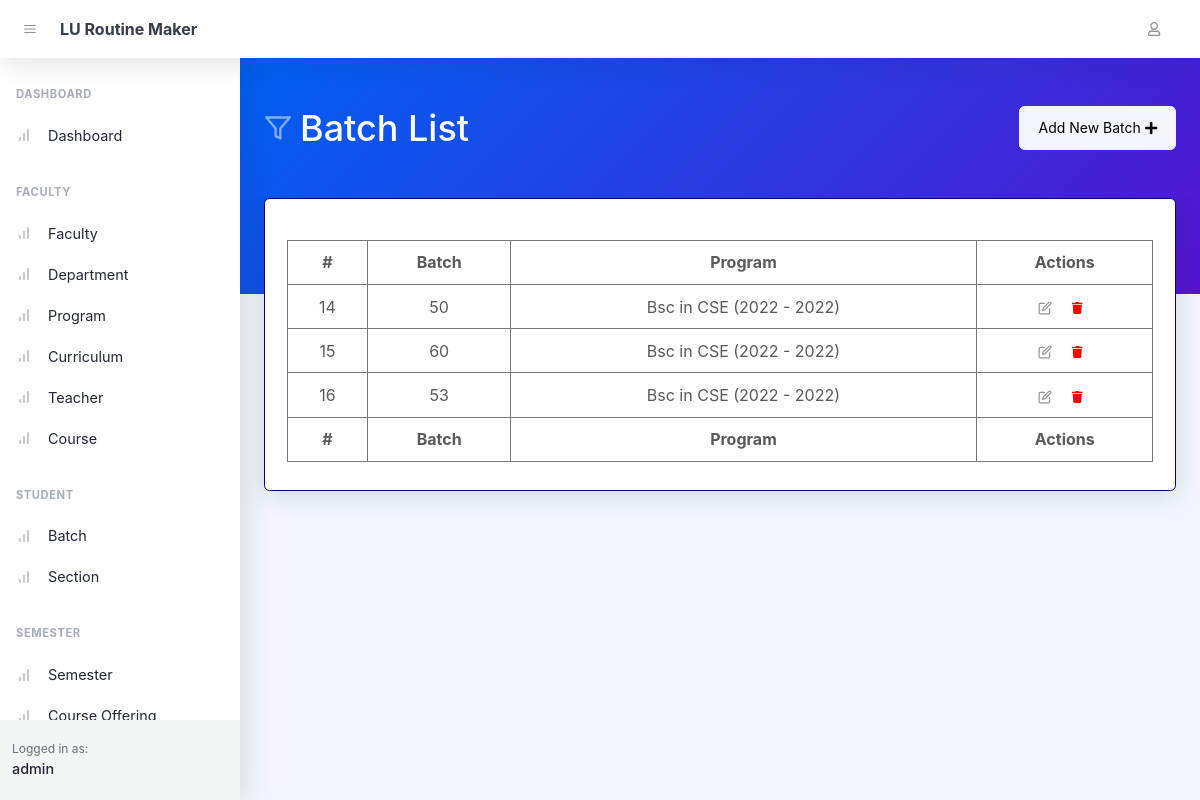
Before: /batches/ (signed in) with the older database file.
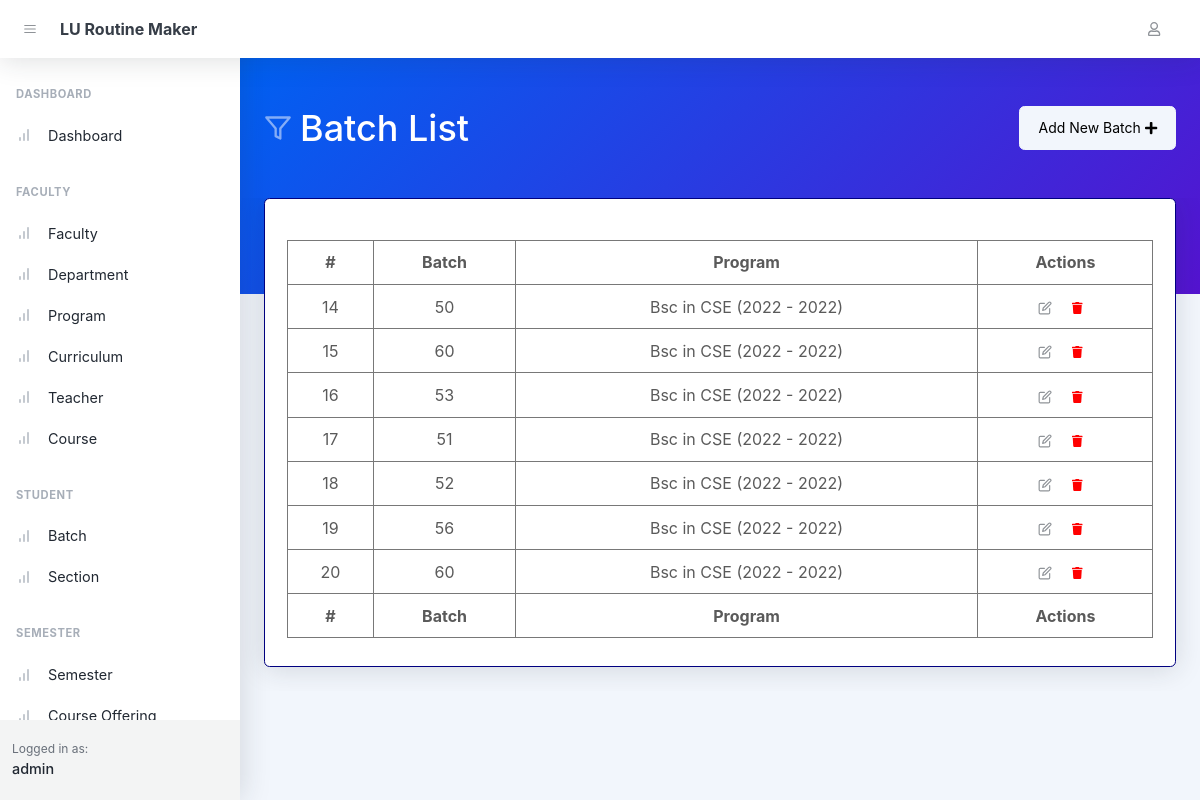
After: the same page with the newer database file.
### student/models.py (models this page shows, shortened)
class Batch(AbstractTimestampModel):
    batch = models.IntegerField(verbose_name=_("Batch"))
    curriculum = models.ForeignKey(
        verbose_name=_("Curriculum"),
        to="faculty.Curriculum",
        related_name="batches",
        on_delete=models.DO_NOTHING
    )
    class Meta:
        verbose_name = _('Batch')
        verbose_name_plural = _('Batches')

### faculty/models.py (models this page shows, shortened)
class Curriculum(AbstractTimestampModel):
    program = models.ForeignKey(
        verbose_name=_('Program'),
        to='faculty.Program',
        related_name='curriculums',
        on_delete=models.CASCADE,
    )
    total_credit = models.FloatField(verbose_name=_('Total Credit'))
    start_effect_date = models.DateField(verbose_name=_('Start Effect Date'))
    end_effect_date = models.DateField(verbose_name=_(
        'End Effect Date'), null=True, blank=True)
    active = models.BooleanField(verbose_name=_('Active'))

class Program(AbstractTimestampModel):
    program_id = models.CharField(verbose_name=_(
        'Short Code'), max_length=32, unique=True)
    title = models.CharField(verbose_name=_('Program'), max_length=255)
    department = models.ForeignKey(
        verbose_name=_('Department'),
        to='faculty.Department',
        related_name='programs',
        on_delete=models.CASCADE,
        null=True
    )
    class Meta:
        verbose_name = _('Program')
        verbose_name_plural = _('Programs')

class Department(AbstractTimestampModel):
    department_id = models.CharField(verbose_name=_(
        'Short Code'), max_length=32, unique=True)
    title = models.CharField(verbose_name=_(
        'Title'), max_length=255, unique=True)
    faculty = models.ForeignKey(
        verbose_name=_('Faculty'),
        to='faculty.Faculty',
        related_name='departments',
        on_delete=models.CASCADE,
        null=True
    )
    class Meta:
        verbose_name = _('Department')
        verbose_name_plural = _('Departments')

### student/views.py (the view)
# urls.py: path('batches/', views.BatchListView.as_view(), name='batch_list'),
@method_decorator(login_required, name='dispatch')
class BatchListView(ListView):
    model = Batch
    template_name = 'batch_list.html'
    context_object_name = 'batches'
    def get_context_data(self, **kwargs):
        context = super().get_context_data(**kwargs)
        context['user'] = self.request.user
        return context

### student/templates/batch_list.html (shortened to what this page needs)
{% extends 'base.html' %}
{% block body_header %}
    <header class="page-header page-header-dark bg-gradient-primary-to-secondary pb-10">
        <div class="container-xl px-4">
            <div class="page-header-content pt-4">
                <div class="d-flex justify-content-between">
                    <div class="col-auto mt-4">
                        <h1 class="page-header-title">
                            <div class="page-header-icon"><i data-feather="filter"></i></div>
                            Batch List
                        </h1>
                    </div>
                    <div class="mt-4">
                        <a href="{% url 'student:batch_create' %}" class="btn btn-light">Add New Batch&nbsp;<i
                                class="fas fa-plus"></i> </a>
                    </div>
                </div>
            </div>
        </div>
    </header>
{% endblock body_header %}
{% block body %}
    <div class="container-xl px-4 mt-n10">
        <div class="card mb-4">
            <div class="card-body">
                <table id="datatablesSimple">
                    <thead>
                    <tr>
                        <th>#</th>
                        <th>Batch</th>
                        <th>Program</th>
                        <th>Actions</th>
                    </tr>
                    </thead>
                    <tfoot>
                    <tr>
                        <th>#</th>
                        <th>Batch</th>
                        <th>Program</th>
                        <th>Actions</th>
                    </tr>
                    </tfoot>
                    <tbody>
                    {% for batch in batches %}
                        <tr>
                            <td>{{ batch.id }}</td>
                            <td>{{ batch.batch }}</td>
                            <td>{{ batch.curriculum.program.program_id }}
                                in {{ batch.curriculum.program.department.department_id }}
                                ({{ batch.curriculum.start_effect_date|date:"Y" }}
                                - {{ batch.curriculum.end_effect_date|date:"Y" }})
                            </td>
                            <td class="text-center">
                                <a href="{% url 'student:batch_update' %}?id={{ batch.id }}"
                                   class="btn btn-datatable btn-icon btn-transparent-dark me-2"><i
                                        data-feather="edit"></i></a>
                                        <a href="{% url 'student:batch_delete' batch.id %}"
                                        class="btn btn-datatable btn-icon btn-transparent-dark me-2">
                                        <i class="fa fa-trash delete" aria-hidden="true"></i>
                                     </a>
                            </td>
                        </tr>
                    {% endfor %}
                    </tbody>
                </table>
            </div>
        </div>
    </div>
{% endblock %}

Changed rows visible on the page:
added Batch: id "17", batch "51", curriculum.program.program_id "Bsc", curriculum.program.department.department_id "CSE", curriculum.start_effect_date "2022", curriculum.end_effect_date "2022"
added Batch: id "18", batch "52", curriculum.program.program_id "Bsc", curriculum.program.department.department_id "CSE", curriculum.start_effect_date "2022", curriculum.end_effect_date "2022"
added Batch: id "19", batch "56", curriculum.program.program_id "Bsc", curriculum.program.department.department_id "CSE", curriculum.start_effect_date "2022", curriculum.end_effect_date "2022"
added Batch: id "20", batch "60", curriculum.program.program_id "Bsc", curriculum.program.department.department_id "CSE", curriculum.start_effect_date "2022", curriculum.end_effect_date "2022"
